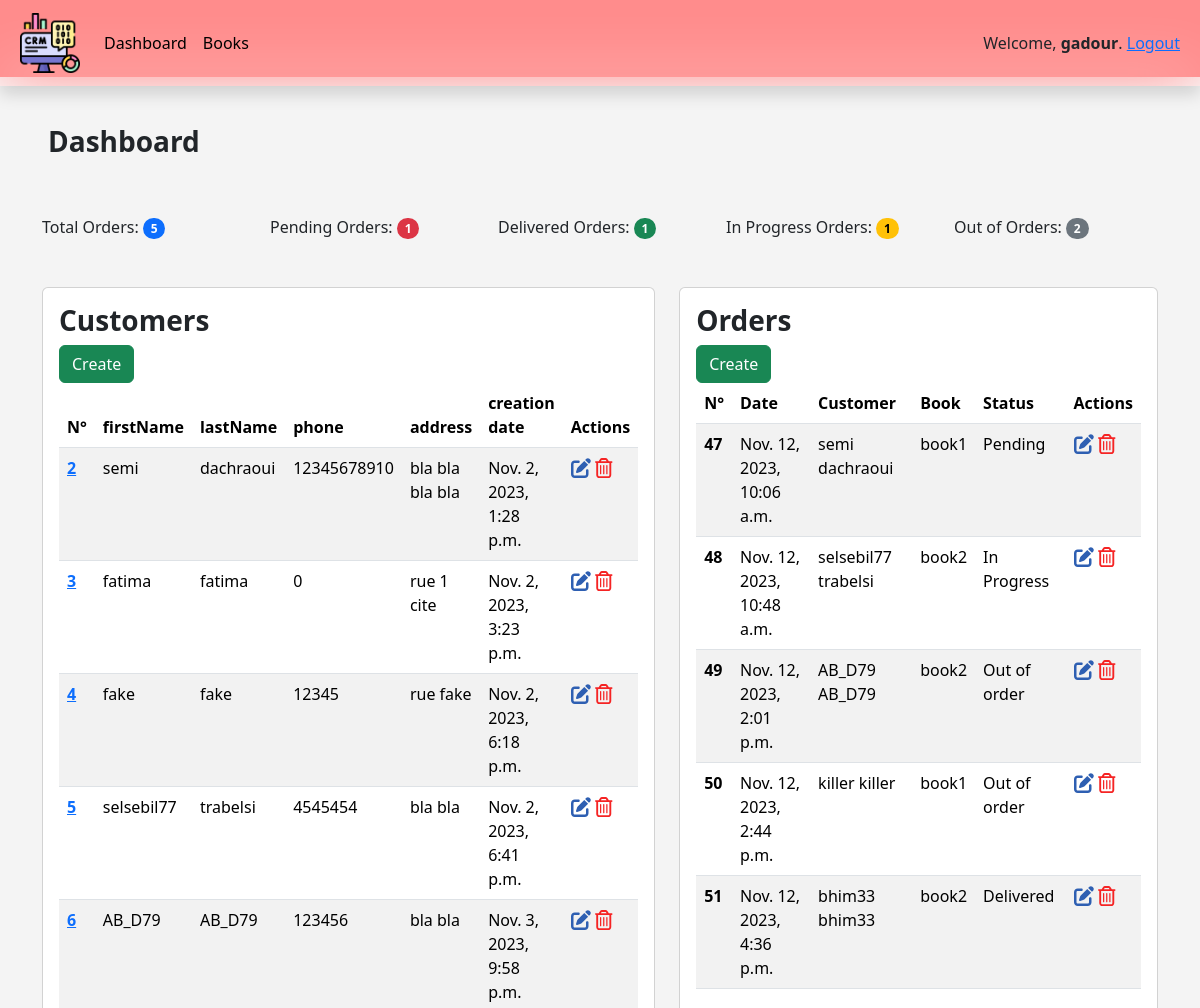
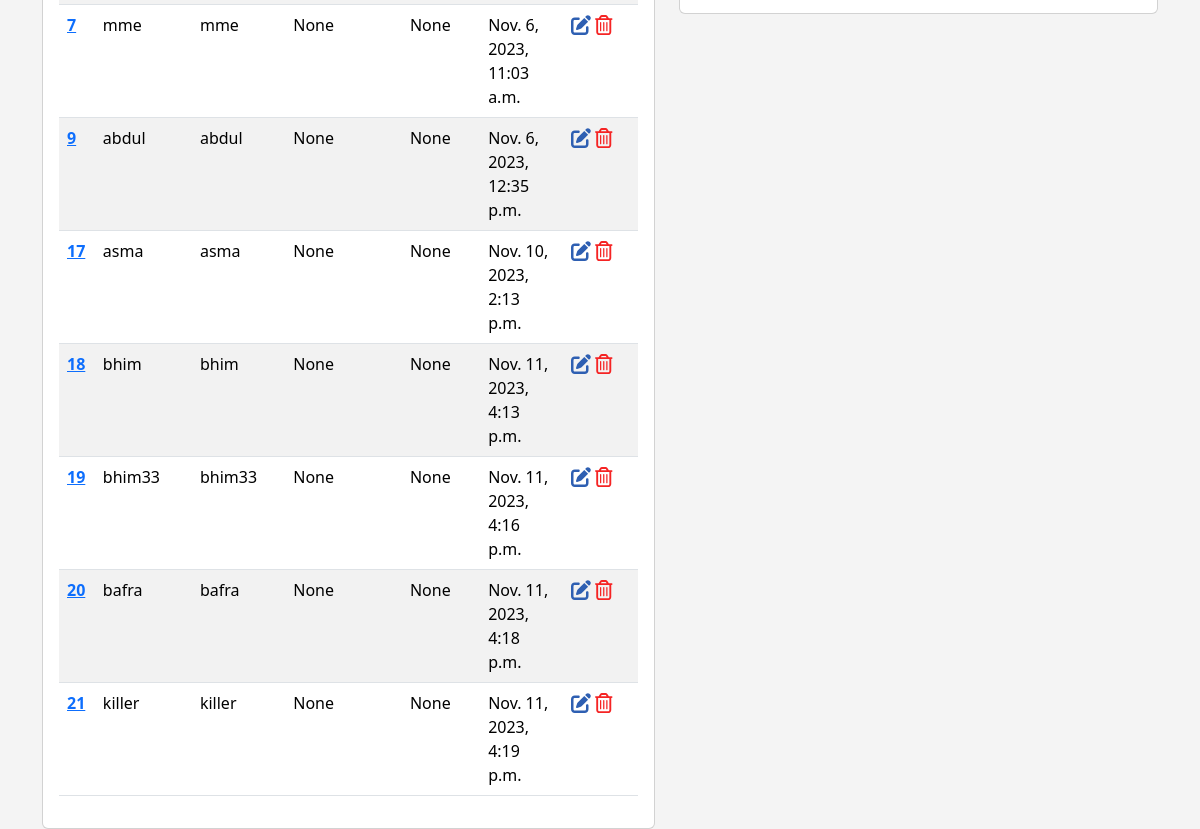
Before: /home/ (signed in) with the older database file (2 pictures, top to bottom).
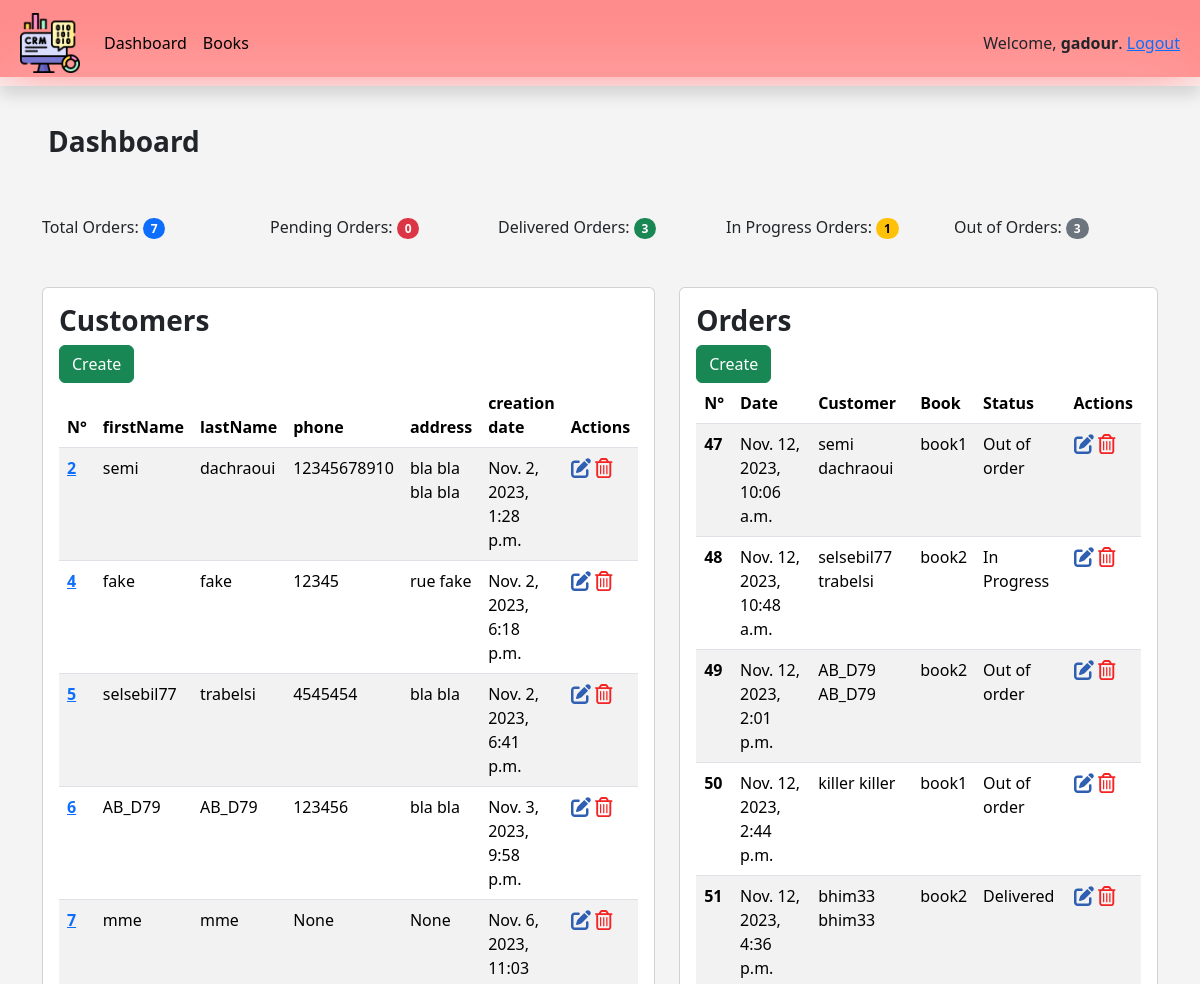
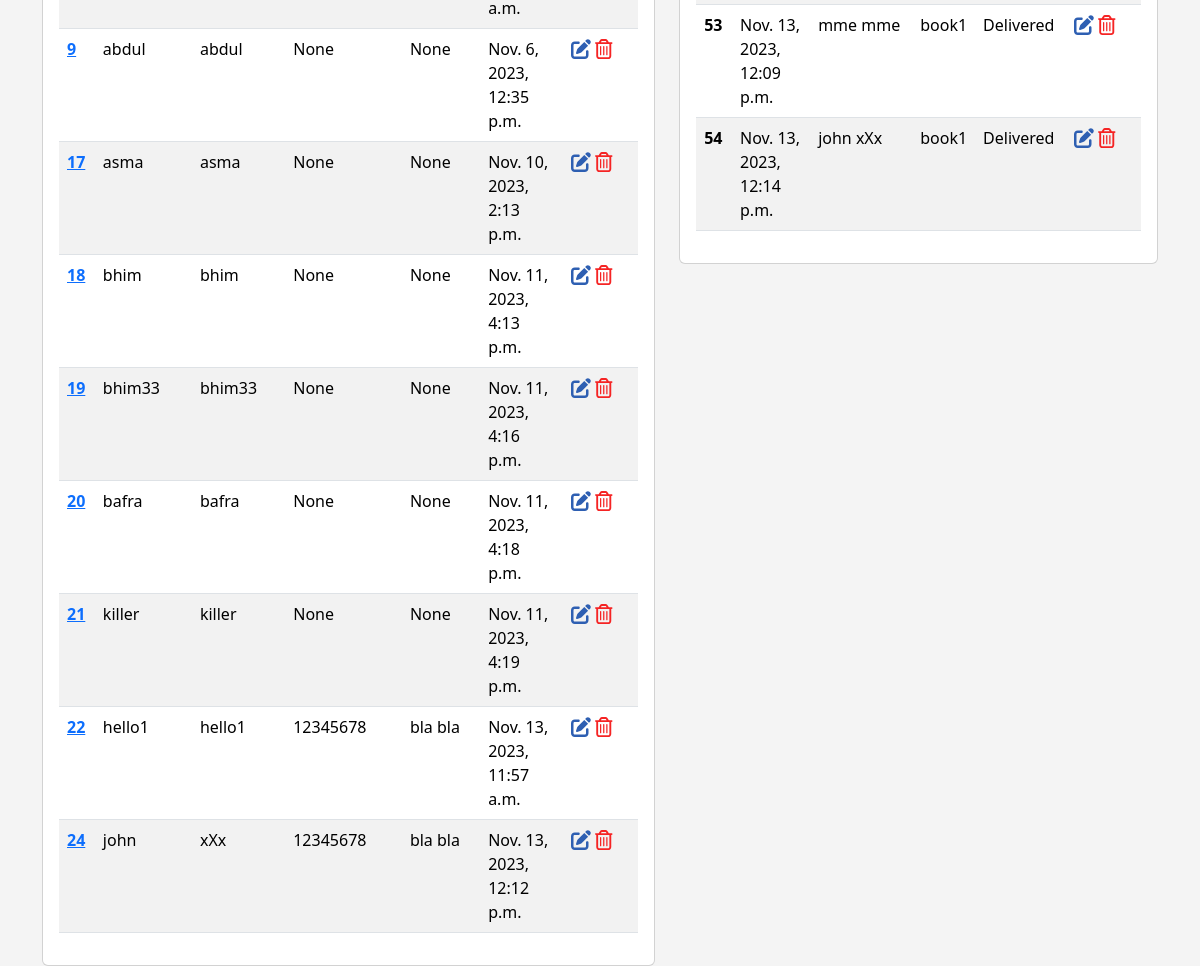
After: the same page with the newer database file (2 pictures, top to bottom).
### bookstore/models.py (models this page shows, shortened)
class Customer(models.Model):
    user = models.OneToOneField(User, on_delete=models.CASCADE)
    phone = models.IntegerField(null=True,blank=True)
    address = models.CharField(max_length=1024, null=True,blank=True)
    creation_date = models.DateTimeField(auto_now_add=True)
    avatar = models.ImageField(blank=True,default='user_img.png',upload_to='profile_images')

class Order(models.Model):
    STATUS = (('Pending','Pending'),
              ('Delivered','Delivered'),
              ('In Progress','In Progress'),
              ('Out of order','Out of order'))
    customer = models.ForeignKey(Customer, on_delete=models.CASCADE)
    book = models.ForeignKey(Book, on_delete=models.CASCADE)
    creation_date = models.DateTimeField(auto_now_add=True)
    status = models.CharField(max_length=100, choices=STATUS)

class Book(models.Model):
    CATEGORY = (('Fiction','Fiction'),
              ('Historical Fiction','Historical Fiction'),
              ('Mystery','Mystery'),
              ('Fantasy','Fantasy'),
              ('Horror','Horror'),)
    name = models.CharField(max_length=100)
    author = models.CharField(max_length=100)
    price = models.FloatField()
    category = models.CharField(max_length=100, choices=CATEGORY)
    description = models.TextField(max_length=1024)
    tag = models.ManyToManyField(Tag)
    creation_date = models.DateTimeField(auto_now_add=True)

### bookstore/decorators.py (the view)
    def wrapper(request, *args, **kwargs):
        group = None
        if request.user.groups.exists():
             group = request.user.groups.all()[0].name
        if group is not None or request.user.is_staff:
            if group == 'admin' or request.user.is_staff:
                return func(request, *args, **kwargs)
            if group == 'customer':
                return redirect('user_profile')

### bookstore/views.py (called while the page is built)
@login_required(login_url='login')
@for_admins
def home(request):
    customers = Customer.objects.all()
    orders = Order.objects.all()
    total_orders = Order.objects.all().count()
    pending_orders = Order.objects.all().filter(status='Pending').count()
    delivered_orders = Order.objects.all().filter(status='Delivered').count()
    in_progress_orders = Order.objects.all().filter(status='In Progress').count()
    out_of_orders = Order.objects.all().filter(status='Out of order').count()
    context = {'customers' : customers,'orders' : orders , 'total_orders' : total_orders,
               'pending_orders' : pending_orders, 'delivered_orders' : delivered_orders,
               'in_progress_orders' : in_progress_orders,'out_of_orders' : out_of_orders}
    return render(request,'bookstore/index.html', context)

### bookstore/templates/bookstore/index.html (shortened to what this page needs)
{% extends "bookstore/main.html" %}
{% block content %}
<h5 class="ps-5 pt-5 fw-bold fs-3" > Dashboard </h5>
<div class="container pt-5">
  <div class="row">
    <div class="col">
      Total Orders:    <span class="badge rounded-pill text-bg-primary">{{total_orders}}</span>
    </div>
    <div class="col">
      Pending Orders: <span class="badge rounded-pill text-bg-danger">{{pending_orders}}</span>
    </div>
    <div class="col">
      Delivered Orders: <span class="badge rounded-pill text-bg-success">{{delivered_orders}}</span>
    </div>
    <div class="col">
      In Progress Orders: <span class="badge rounded-pill text-bg-warning">{{in_progress_orders}}</span>
    </div>
    <div class="col">
      Out of Orders: <span class="badge rounded-pill text-bg-secondary">{{out_of_orders}}</span>
    </div>
  </div>
</div>
<div class="container  pt-5 ">
    <div class="row">
      <div class="col">
        <div class="card"  >
            <div class="card-body">
              <h5 class="card-title fs-3 fw-semibold">Customers</h5>
              <a class="btn btn-success" href="{% url 'create_customer'%}" role="button">Create</a>
              <table class="table  table-striped table-hover  ">
                <thead>
                  <tr>
                    <th scope="col">N°</th>
                    <th scope="col">firstName</th>
                    <th scope="col">lastName</th>
                    <th scope="col">phone</th>
                    <th scope="col">address</th>
                    <th scope="col">creation date</th>
                    <th scope="col">Actions</th>
                  </tr>
                </thead>
                <tbody>
                  {% for item in customers %}
                  <tr>
                    <th scope="row"><a href="{% url 'customer' item.pk%}">{{item.pk}}</a></th>
                    <td>{{item.user.first_name}}</td>
                    <td>{{item.user.last_name}}</td>
                    <td>{{item.phone}}</td>
                    <td>{{item.address}}</td>
                    <td>{{item.creation_date}}</td>
                    <td>
                      <a href="{% url 'update_customer' item.pk %}"><i class="fa-solid fa-pen-to-square fa-bounce fa-lg" style="color: #2e5fb2;"></i></a>
                      <a href="{% url 'delete_customer' item.pk %}"><i class="fa-regular fa-trash-can fa-shake fa-lg" style="color: #f52424;"></i></a>
                    </td>
                  </tr>
                  {% endfor %}
                </tbody>
              </table>
            </div>
          </div>
      </div>
      <div class="col">
        <div class="card" >
            <div class="card-body">
              <h5 class="card-title fs-3 fw-bold">Orders</h5>
              <a class="btn btn-success" href="{% url 'create_order' %}" role="button">Create</a>
              <table class="table  table-striped table-hover  ">
                <thead>
                  <tr>
                    <th scope="col">N°</th>
                    <th scope="col">Date</th>
                    <th scope="col">Customer</th>
                    <th scope="col">Book</th>
                    <th scope="col">Status</th>
                    <th scope="col">Actions</th>
                  </tr>
                </thead>
                <tbody>
                  {% for item in orders %}
                  <tr>
                    <th scope="row">{{item.pk}}</th>
                    <td>{{item.creation_date}}</td>
                    <td >{{item.customer.user.first_name}} {{item.customer.user.last_name}}</td>
                    <td>{{item.book.name}}</td>
                    <td>{{item.status}}</td>
                    <td>
                      <a href="{% url 'update_order' item.pk %}">
                        <i class="fa-solid fa-pen-to-square fa-bounce fa-lg" style="color: #2e5fb2;"></i></a>
                      <a href="{% url 'delete_order' item.pk %}" >
                        <i class="fa-regular fa-trash-can fa-shake fa-lg" style="color: #f52424;"></i></a>
                    </td>
                  </tr>
                  {% endfor %}
                </tbody>
              </table>
            </div>
        </div>
      </div>
    </div>
  </div>
{% endblock content %}

### bookstore/templates/bookstore/main.html (shortened to what this page needs)
{% load static %}
<!DOCTYPE html>
<html>
    <head>
        <link rel='stylesheet' type="text/css" href="{% static '/css/bootstrap.min.css' %}">
        <link rel='stylesheet' type="text/css" href="{% static '/css/style.css' %}">
    </head>
    <body class="body">
        {% include "bookstore/navbar.html" %}
        {% block content %}
        {% endblock content %}
    </body>
</html>

### bookstore/templates/bookstore/navbar.html (shortened to what this page needs)
{% load static %}
<div class=" " style="background: red;
background-image: url('https://htmlcolorcodes.com/assets/images/html-color-codes-color-tutorials.jpg');
height: 77px;
background-position: center center;
background-size: cover;">
<nav class="navbar navbar-expand-lg  shadow p-2   " style="background: hsla(0, 0%, 100%, 0.55);
backdrop-filter: blur(30px);" >
    <div class="container-fluid ">
      <a class="navbar-brand" href="{% url 'home' %}"><img src="{% static '/assets/crm (3).png'%}" alt="Bootstrap" width="60" height="60"></a>
      <div class="collapse navbar-collapse" id="navbarSupportedContent">
        <ul class="navbar-nav me-auto mb-2 mb-lg-0">
          {% if request.user.is_staff or request.user.groups.all.0.name == 'admin' %}
          <li class="nav-item">
            <a class="nav-link active" aria-current="page" href="{% url 'home' %}">Dashboard</a>
          </li>
          <li class="nav-item">
            <a class="nav-link active" aria-current="page" href="{% url 'books'%}">Books</a>
          </li>
          {% endif %}
        </ul>
        {% if user.is_authenticated %}
          <div>
            Welcome, <strong>{{request.user}}</strong>. <a class="active" href="{% url 'logout'%}">
               Logout </a>
          </div>
        {% else %}
          <div>
           <a class="active" href="{% url 'login'%}"> <strong>Login</strong> </a>
          </div>
        {% endif %}
      </div>
    </div>
  </nav>
</div>

### static/css/style.css (style rules this page uses)
.body { background-color: rgb(244, 244, 244) !important; }

Changed rows visible on the page:
removed Customer: pk "3", user.first_name "fatima", user.last_name "fatima", phone "0", address "rue 1 cite", creation_date "Nov. 2, 2023, 3:23 p.m."
added Customer: pk "22", user.first_name "hello1", user.last_name "hello1", phone "12345678", address "bla bla", creation_date "Nov. 13, 2023, 11:57 a.m."
added Customer: pk "24", user.first_name "john", user.last_name "xXx", phone "12345678", address "bla bla", creation_date "Nov. 13, 2023, 12:12 p.m."
changed Order "Nov. 12, 2023, 10:06 a.m.": status "Pending" → "Out of order"
added Order: pk "53", creation_date "Nov. 13, 2023, 12:09 p.m.", customer.user.first_name "mme", customer.user.last_name "mme", book.name "book1", status "Delivered"
added Order: pk "54", creation_date "Nov. 13, 2023, 12:14 p.m.", customer.user.first_name "john", customer.user.last_name "xXx", book.name "book1", status "Delivered"
Other visible differences:
{{ total_orders }}: "5" → "7"
{{ pending_orders }}: "1" → "0"
{{ delivered_orders }}: "1" → "3"
{{ out_of_orders }}: "2" → "3"
